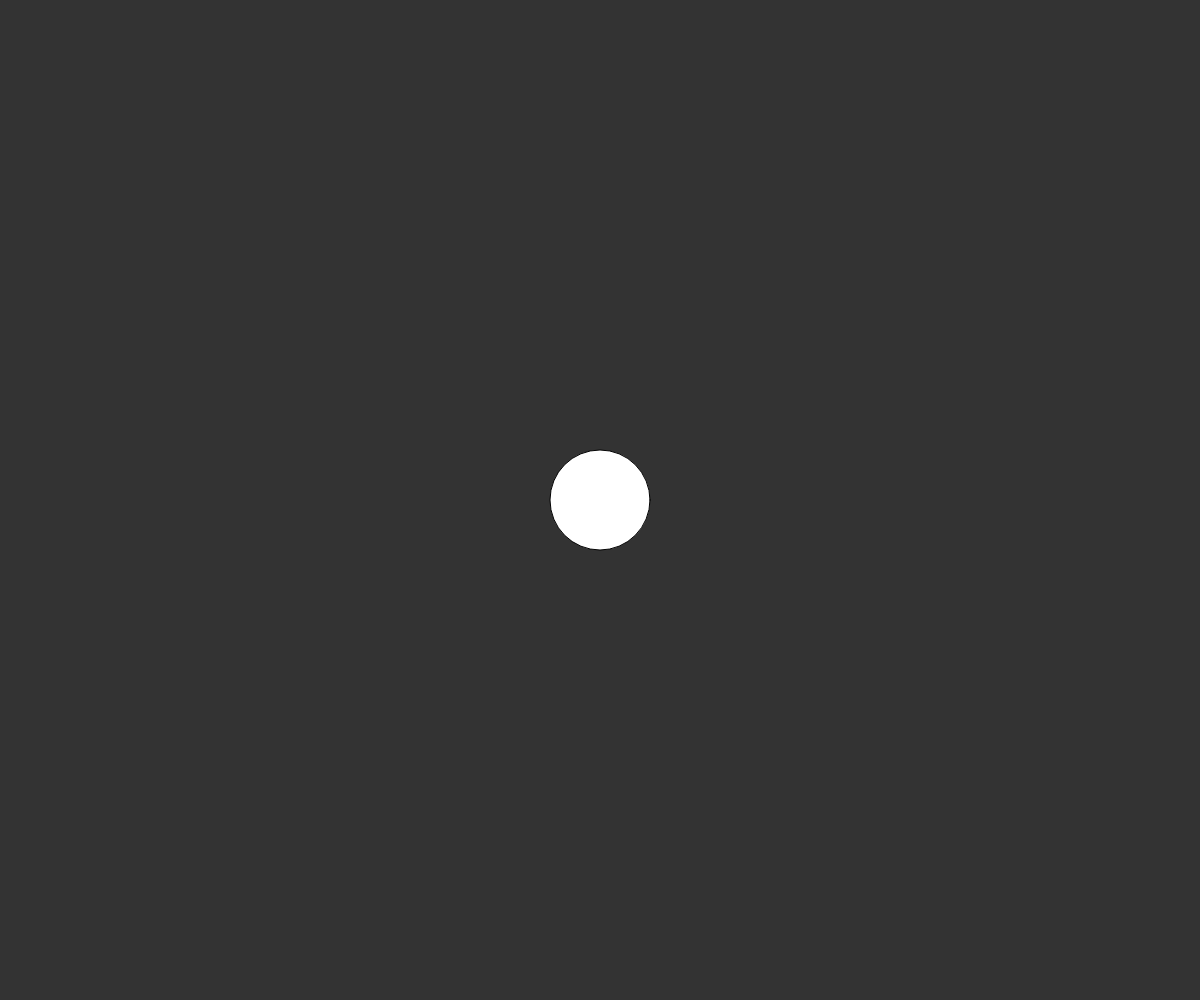
Frame 1 (no input)
Frame 60 (no input): identical to frame 1, image omitted
Frame 120 (the mouse pressed at the canvas centre since frame 60): identical to frame 1, image omitted

The p5.js sketch that drew this single still picture (run headless with seeded random() and noise() and a simulated clock; from frame 60 on, the mouse is pressed at the canvas centre):

// p5.js sketch
// ── sketch.js
function setup() {
  var w = window.innerWidth
  var h = window.innerHeight
  
  createCanvas(w, h)
  W = new Update()
}

function draw() {
  background(51)
  
  //W.walk()
  W.display()
}

function Update(){
  //propiedades
  this.pos = createVector(width/2, height/2); //vector.Un vector es la diferencia entre dos puntos en el espacio.
  this.velocidad = createVector(0, 0)
  this.aceleracion = createVector(0,0.1)
  
  this.display = function(){

    let w = 100;
    
    fill(255);//color del walker
    ellipse(this.pos.x, this.pos.y, w)// ellipse(posX, posY, ancho, alto)
  }
  //sumando vectores orbitar el mouse
  this.orbitar = function(){
    var mouse = createVector(mouseX, mouseY)
   
    this.aceleracion = p5.Vector.sub(mouse, this.pos)
    
    this.aceleracion.setMag(0.05)

    this.velocidad.add(this.aceleracion)
    this.pos.add(this.velocidad)
  }

}
